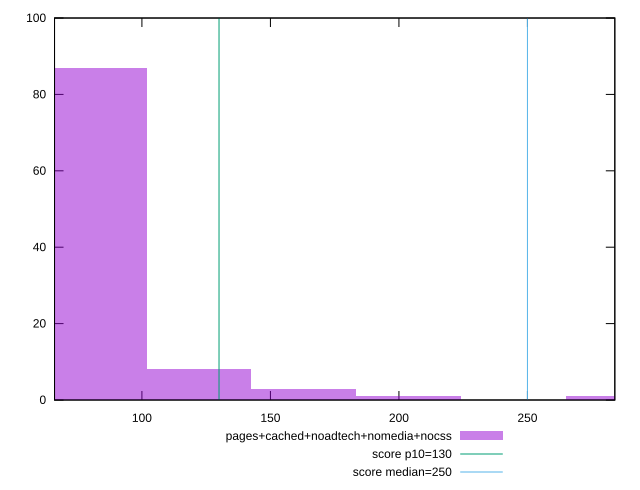

The gnuplot source for this figure:
reset

$pagesCachedNoadtechNomediaNocss <<EOF
162.99769498725553 3
122.24827124044165 8
203.7471187340694 1
81.49884749362776 87
285.2459662276972 1
EOF

set key outside below
set boxwidth 40.74942374681388
set xrange [66:284]
set yrange [0:100]
set trange [0:100]
set style fill transparent solid 0.5 noborder

set parametric
set terminal svg size 640, 490 enhanced background rgb 'white'
set output "report_00019_2021-02-10T18-14-37.922Z//max-potential-fid/comparison/histogram/4_vs_5.svg"

plot $pagesCachedNoadtechNomediaNocss title "pages+cached+noadtech+nomedia+nocss" with boxes, \
     130,t title "score p10=130", \
     250,t title "score median=250"

reset
